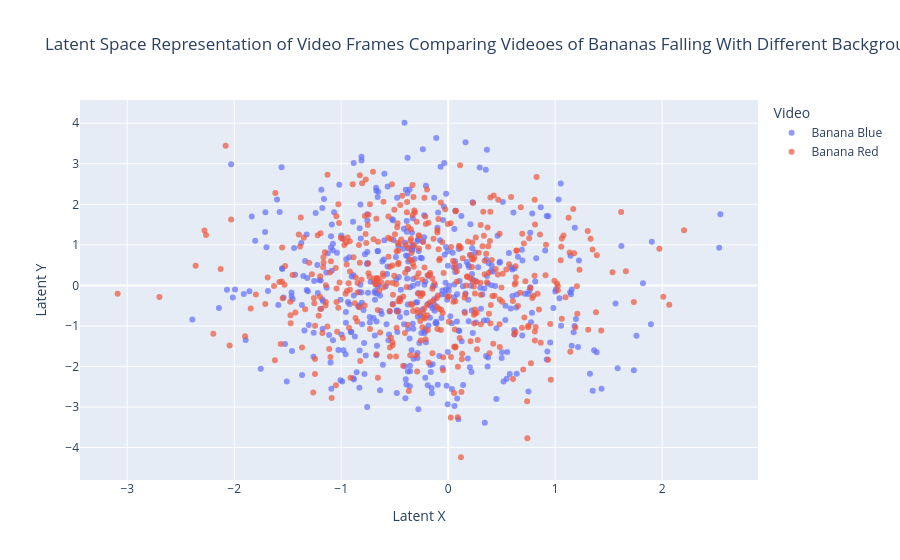

The notebook cell saved with this chart:
### Code cell
# Create a DataFrame for easier plotting
df1 = pd.DataFrame(latent_vectors_2, columns=["Latent X", "Latent Y"])
df1["Video"] = "Banana Blue"

df2 = pd.DataFrame(latent_vectors_1, columns=["Latent X", "Latent Y"])
df2["Video"] = "Banana Red"

# Combine both datasets
df = pd.concat([df1, df2])

# Plot with Plotly
fig = px.scatter(df, x="Latent X", y="Latent Y", color="Video", 
                 title="Latent Space Representation of Video Frames Comparing Videoes of Bananas Falling With Different Background Color",
                 opacity=0.7)

fig.show()

### Figure 1 — Plotly figure (JSON) as saved in the notebook; plotly's stock layout.template omitted (floating-point values rounded to 4 significant figures; data arrays with more than 128 entries replaced by an {"elided": "..."} marker saying what was removed)
{"data": [{"hovertemplate": "Video=Banana Blue<br>Latent X=%{x}<br>Latent Y=%{y}<extra></extra>", "legendgroup": "Banana Blue", "marker": {"color": "#636efa", "opacity": 0.7, "symbol": "circle"}, "mode": "markers", "name": "Banana Blue", "orientation": "v", "showlegend": true, "type": "scatter", "x": {"elided": "452 float values"}, "xaxis": "x", "y": {"elided": "452 float values"}, "yaxis": "y"}, {"hovertemplate": "Video=Banana Red<br>Latent X=%{x}<br>Latent Y=%{y}<extra></extra>", "legendgroup": "Banana Red", "marker": {"color": "#EF553B", "opacity": 0.7, "symbol": "circle"}, "mode": "markers", "name": "Banana Red", "orientation": "v", "showlegend": true, "type": "scatter", "x": {"elided": "452 float values"}, "xaxis": "x", "y": {"elided": "452 float values"}, "yaxis": "y"}], "layout": {"legend": {"title": {"text": "Video"}, "tracegroupgap": 0}, "title": {"text": "Latent Space Representation of Video Frames Comparing Videoes of Bananas Falling With Different Background Color"}, "xaxis": {"anchor": "y", "domain": [0, 1], "title": {"text": "Latent X"}}, "yaxis": {"anchor": "x", "domain": [0, 1], "title": {"text": "Latent Y"}}}}
